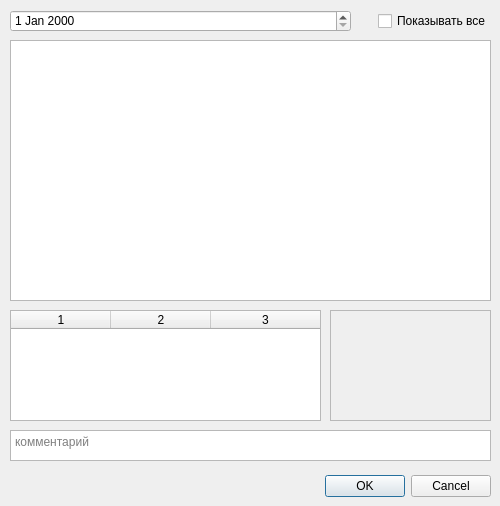
<?xml version="1.0" encoding="UTF-8"?>
<ui version="4.0">
 <class>OneExecutionDialog</class>
 <widget class="QDialog" name="OneExecutionDialog">
  <property name="geometry">
   <rect>
    <x>0</x>
    <y>0</y>
    <width>500</width>
    <height>506</height>
   </rect>
  </property>
  <property name="windowTitle">
   <string>Dialog</string>
  </property>
  <property name="modal">
   <bool>true</bool>
  </property>
  <widget class="QDialogButtonBox" name="buttonBox">
   <property name="geometry">
    <rect>
     <x>150</x>
     <y>470</y>
     <width>341</width>
     <height>32</height>
    </rect>
   </property>
   <property name="orientation">
    <enum>Qt::Horizontal</enum>
   </property>
   <property name="standardButtons">
    <set>QDialogButtonBox::Cancel|QDialogButtonBox::Ok</set>
   </property>
  </widget>
  <widget class="QListWidget" name="listExercises">
   <property name="geometry">
    <rect>
     <x>10</x>
     <y>40</y>
     <width>481</width>
     <height>261</height>
    </rect>
   </property>
  </widget>
  <widget class="QTableWidget" name="tableParams">
   <property name="geometry">
    <rect>
     <x>10</x>
     <y>310</y>
     <width>311</width>
     <height>111</height>
    </rect>
   </property>
   <property name="columnCount">
    <number>3</number>
   </property>
   <attribute name="horizontalHeaderHighlightSections">
    <bool>false</bool>
   </attribute>
   <attribute name="horizontalHeaderStretchLastSection">
    <bool>true</bool>
   </attribute>
   <attribute name="verticalHeaderVisible">
    <bool>false</bool>
   </attribute>
   <attribute name="verticalHeaderDefaultSectionSize">
    <number>21</number>
   </attribute>
   <attribute name="verticalHeaderHighlightSections">
    <bool>false</bool>
   </attribute>
   <column/>
   <column/>
   <column/>
  </widget>
  <widget class="QLabel" name="labelComments">
   <property name="geometry">
    <rect>
     <x>330</x>
     <y>310</y>
     <width>161</width>
     <height>111</height>
    </rect>
   </property>
   <property name="frameShape">
    <enum>QFrame::StyledPanel</enum>
   </property>
   <property name="frameShadow">
    <enum>QFrame::Sunken</enum>
   </property>
   <property name="text">
    <string/>
   </property>
   <property name="alignment">
    <set>Qt::AlignLeading|Qt::AlignLeft|Qt::AlignTop</set>
   </property>
   <property name="wordWrap">
    <bool>true</bool>
   </property>
  </widget>
  <widget class="QDateEdit" name="dateExecution">
   <property name="geometry">
    <rect>
     <x>10</x>
     <y>10</y>
     <width>341</width>
     <height>22</height>
    </rect>
   </property>
  </widget>
  <widget class="QPlainTextEdit" name="textComment">
   <property name="geometry">
    <rect>
     <x>10</x>
     <y>430</y>
     <width>481</width>
     <height>31</height>
    </rect>
   </property>
   <property name="placeholderText">
    <string>комментарий</string>
   </property>
  </widget>
  <widget class="QCheckBox" name="chkShowAll">
   <property name="geometry">
    <rect>
     <x>378</x>
     <y>11</y>
     <width>111</width>
     <height>20</height>
    </rect>
   </property>
   <property name="text">
    <string>Показывать все</string>
   </property>
  </widget>
 </widget>
 <resources/>
 <connections>
  <connection>
   <sender>buttonBox</sender>
   <signal>accepted()</signal>
   <receiver>OneExecutionDialog</receiver>
   <slot>accept()</slot>
   <hints>
    <hint type="sourcelabel">
     <x>248</x>
     <y>254</y>
    </hint>
    <hint type="destinationlabel">
     <x>157</x>
     <y>274</y>
    </hint>
   </hints>
  </connection>
  <connection>
   <sender>buttonBox</sender>
   <signal>rejected()</signal>
   <receiver>OneExecutionDialog</receiver>
   <slot>reject()</slot>
   <hints>
    <hint type="sourcelabel">
     <x>316</x>
     <y>260</y>
    </hint>
    <hint type="destinationlabel">
     <x>286</x>
     <y>274</y>
    </hint>
   </hints>
  </connection>
  <connection>
   <sender>listExercises</sender>
   <signal>currentItemChanged(QListWidgetItem*,QListWidgetItem*)</signal>
   <receiver>OneExecutionDialog</receiver>
   <slot>selectExercise(QListWidgetItem*)</slot>
   <hints>
    <hint type="sourcelabel">
     <x>250</x>
     <y>165</y>
    </hint>
    <hint type="destinationlabel">
     <x>249</x>
     <y>248</y>
    </hint>
   </hints>
  </connection>
  <connection>
   <sender>chkShowAll</sender>
   <signal>stateChanged(int)</signal>
   <receiver>OneExecutionDialog</receiver>
   <slot>chkShowAllStateChanged(int)</slot>
   <hints>
    <hint type="sourcelabel">
     <x>433</x>
     <y>20</y>
    </hint>
    <hint type="destinationlabel">
     <x>249</x>
     <y>252</y>
    </hint>
   </hints>
  </connection>
 </connections>
 <slots>
  <slot>selectExercise(QListWidgetItem*)</slot>
  <slot>chkShowAllStateChanged(int)</slot>
 </slots>
</ui>
